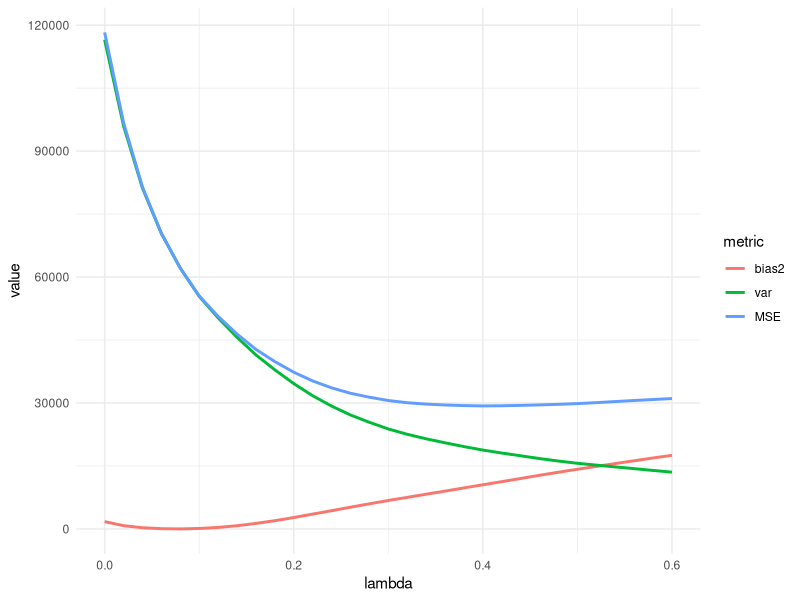

This figure's R source: (Note: a time limit stopped this script after it produced the figure.)
## ---- chunk 1
library(tidyverse)
library(glmnet)
theme_set(theme_minimal())
## ---- chunk 2
generateBeta <- function(beta_length) {
    4 / seq(beta_length)^2
}
f_y_x <- function(x) {
    beta <- generateBeta(dim(x)[2])  # approximately sparse model
    x %*% beta
}
## ---- chunk 3
# Write a simulator function that can evaluate a model for a given X
# end result should be a data.frame with columns of lambda, prediction (f_hat), error
run_simulation <- function(x_generator, x0 = 0.1, lambdas = seq(0, 0.6, 0.02)) {
    # generate the sample
    x <- x_generator()
    y_exp <- f_y_x(x)
    y <- y_exp + rnorm(length(y_exp)) * 4

    # generate the x0 value
    x_eval <- matrix(x0, ncol = dim(x)[2])

    map_df(lambdas, ~{
        model <- glmnet(x, y, alpha = 1, lambda = .x)
        tibble(
            lambda = .x,
            f_hat = as.numeric(predict(model, newx = x_eval)),
            error = as.numeric(f_y_x(x_eval)) - f_hat
        )
    })
}
## ---- chunk 4
visualize_simulation_results <- function(simulation_results) {
    group_by(simulation_results, lambda) |>
    summarise(bias2 = mean(error)^2, var = var(f_hat)) |>
    mutate(MSE = bias2 + var) |>
    pivot_longer(bias2:MSE, names_to = "metric") |>
    mutate(metric = factor(metric, levels = c("bias2", "var", "MSE"))) |>
    ggplot(aes(lambda, value, color = metric)) + geom_line(size = 1)
}
## ---- chunk 5
generate_independent_predictors <- function(n = 200, p = 100) {
    matrix(rnorm(n * p), nrow = n, ncol = p)
}
## ---- chunk 6
# run simulation for n_sim times
run_simulation(x_generator = generate_independent_predictors)
n_sim <- 100
simulation_results <- map_df(
    seq(n_sim),
    run_simulation,
    x_generator = generate_independent_predictors
)
## ---- chunk 7
visualize_simulation_results(simulation_results)
## ---- chunk 8
generate_correlated_predictors <- function(n = 200, p = 13) {
    # for p = 13, there will be 104 features
    poly(matrix(rnorm(n * p), nrow = n, ncol = p), degree = 2, raw = TRUE)
}
## ---- chunk 9
# run simulation for n_sim times
simulation_results <- map_df(
    seq(n_sim),
    run_simulation,
    x_generator = generate_correlated_predictors
)
## ---- chunk 10
visualize_simulation_results(simulation_results)
